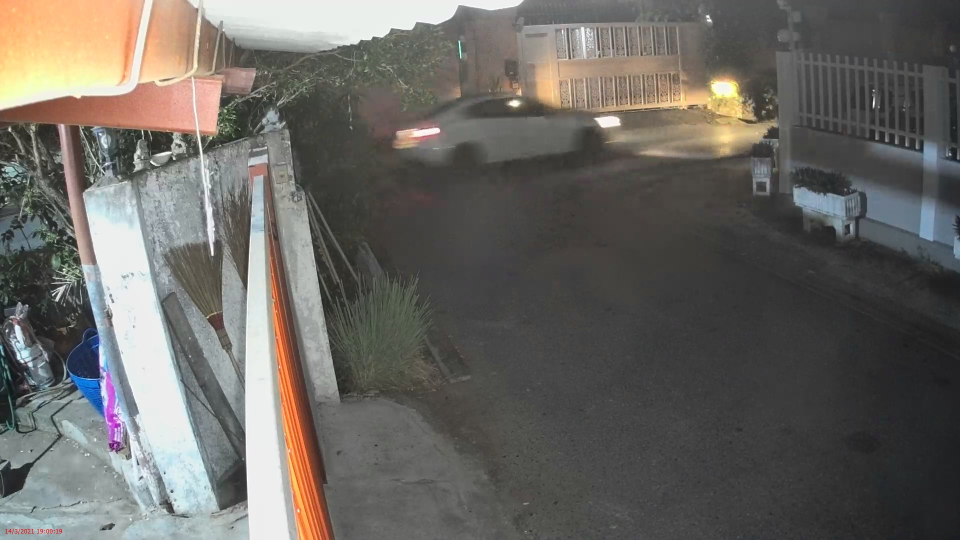
#> input picture 001.jpg, 1920 x 1080 px (shown at 1/2 size)
$ python crop.py
#> lines starting #> are read from the running program, lines starting #| are printed output that depends on the picture

# Improting Image class from PIL module
from PIL import Image

# Opens a image in RGB mode
im = Image.open("001.jpg")
#> im is the input picture: PIL image 1920x1080 RGB; mean R, G, B 105.5, 102.7, 97.9

# Setting the points for cropped image
left = 500
top = 350
right = 1200
bottom = 1080

# Cropped image of above dimension
# (It will not change orginal image)
im1 = im.crop((left, top, right, bottom))
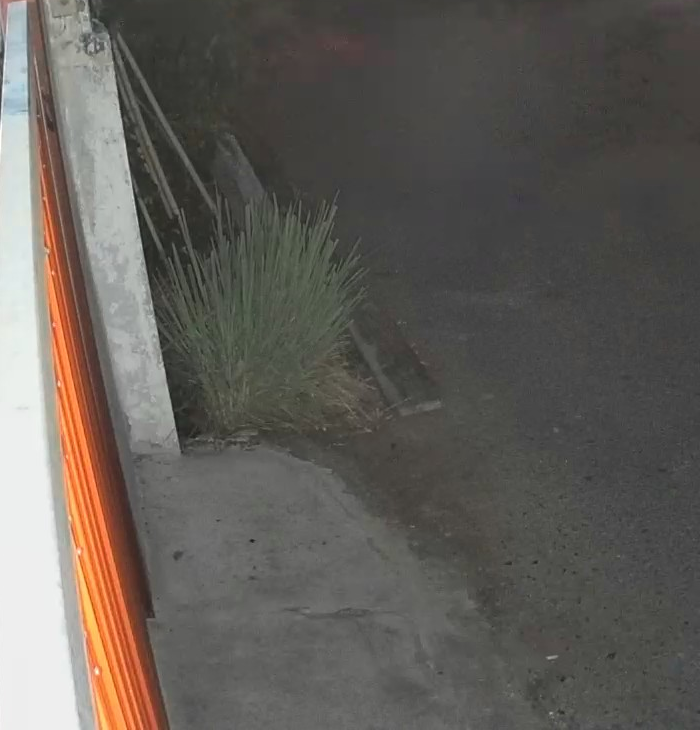
#> im1: PIL image 700x730 RGB; mean R, G, B 98.1, 93.6, 88.2

# Shows the image in image viewer
im1.save("crop.png")
